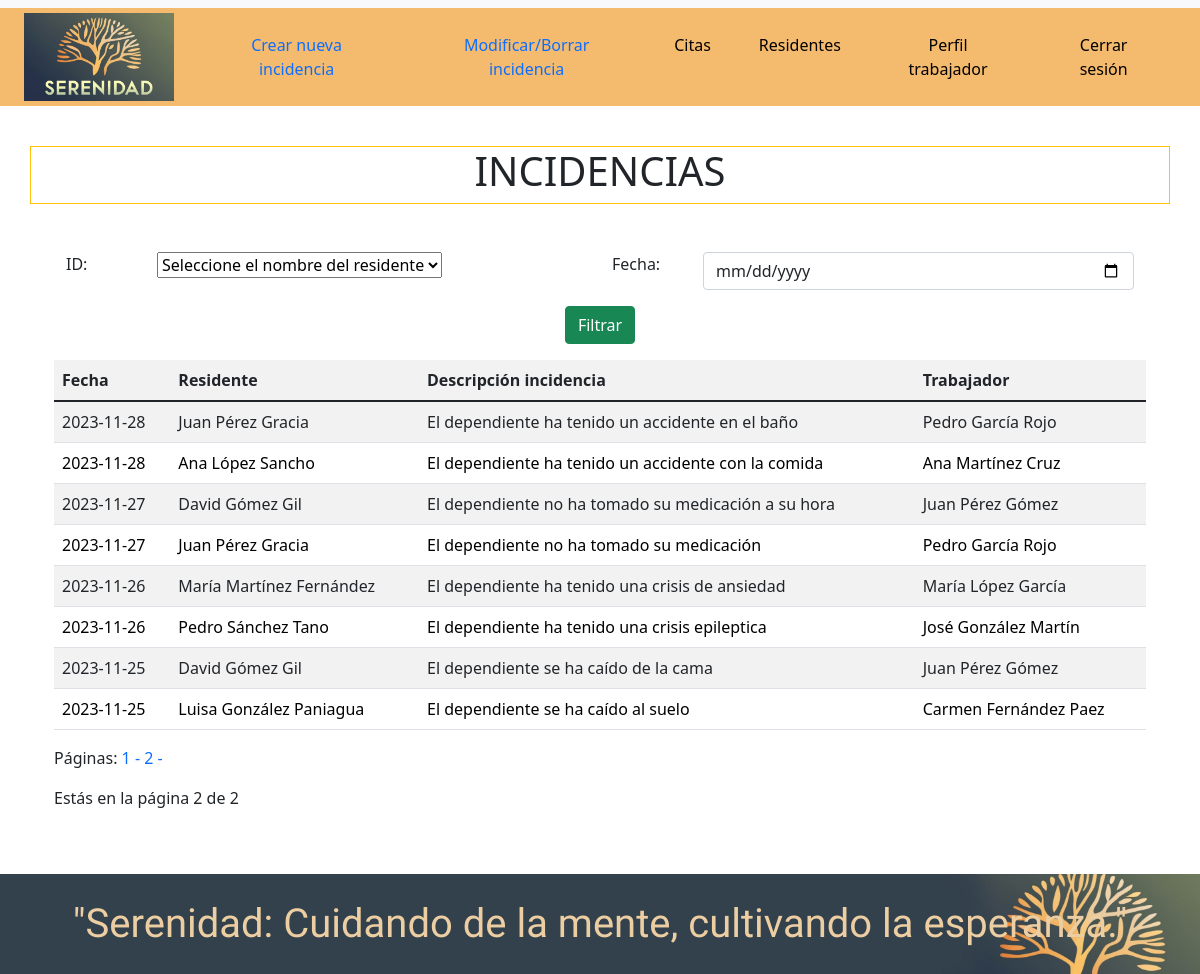
/incidencias.php?pagina=2 (signed in), run on the app's committed database.
### tables this page shows
CREATE TABLE IF NOT EXISTS INCIDENCIAS(
id_incidencia INT AUTO_INCREMENT PRIMARY KEY,
fecha DATE NOT NULL,
descripcion TEXT NOT NULL,
id_trabajador INT,
id_dependiente INT,
CONSTRAINT INC_IDT_FK FOREIGN KEY (id_trabajador) REFERENCES TRABAJADORES (id_trabajador) ON DELETE SET NULL,
CONSTRAINT INC_IDD_FK FOREIGN KEY (id_dependiente) REFERENCES DEPENDIENTES (id_dependiente)  ON DELETE SET NULL
);

### incidencias.php (the view, shortened to what this page needs)
<?php
require_once('common/DB.php');
?>
<!DOCTYPE html>
<html lang="en">
<head>
    <link href="https://cdn.jsdelivr.net/npm/bootstrap@5.3.2/dist/css/bootstrap.min.css" rel="stylesheet"
>
    <link rel="stylesheet" href="/css/estilo.css">
</head>
<body>
<nav class="navbar navbar-expand-lg bg-body-tertiary mb-5">
    <div class="container-fluid navbarSerenidad">
        <a class="navbar-brand" href="#"><img src="/img/ideogram2.jpg" alt="" class="logo"></a>
        <div class="collapse navbar-collapse" id="navbarSupportedContent">
            <ul class="navbar-nav nav-fill me-auto mb-2 mb-lg-0">
                <li class="nav-item mx-3">
                    <a class="nav-link" href="incidencia/crearIncidencia.php">Crear nueva incidencia</a>
                </li>
                <li class="nav-item mx-3">
                    <a class="nav-link" href="incidencia/modificarIncidencia.php">Modificar/Borrar incidencia</a>
                </li>
                <li class="nav-item mx-3">
                    <a class="nav-link active" href="citas.php">Citas</a>
                </li>
                <li class="nav-item mx-3">
                    <a class="nav-link active" href="persona_dependiente.php">Residentes</a>
                </li>
                <li class="nav-item mx-3">
                    <a class="nav-link active" href="perfil.php">Perfil trabajador</a>
                </li>
                <li class="nav-item mx-3">
                    <a class="nav-link active" href="logoff.php">Cerrar sesión</a>
                </li>
            </ul>
        </div>
    </div>
</nav>
<main>
    <div class="container text-center my-5 border border-warning">
        <h1>INCIDENCIAS</h1>
    </div>
    <form action="incidencias.php" method="post" class="container">
        <div id="selectId" class="row m-auto justify-content-center">
            <div class="col-md-1">
                <label for="id">ID:</label>
            </div>
            <div class="col-md-5">
                <select id="id_dependiente" name="id_dependiente" class="form_control">
                    <option selected disabled>Seleccione el nombre del residente</option>
                </select>
            </div>
            <div class="col-md-1">
                <label for="fecha">Fecha:</label>
            </div>
            <div class="col-md-5">
                <input type="date" name="fecha" id="fecha" class="form-control">
            </div>
        </div>
        <div class="row">
            <div class="col-md-12 text-center my-3">
                <input type="submit" name="filtrar" value="Filtrar" class="btn btn-success">
            </div>
        </div>
    </form>
    <div id="tablaIncidencias" class="container">
        <?php
        if (isset($_POST['filtrar']))
            echo filtro();
        else
            echo DB::paginacionIncidencias(null, null);
        ?>
    </div>
</main>
<?php include "common/footer.php"; ?>
</body>
</html>

### common/DB.php (shortened to what this page needs)
<!doctype html>
<html lang="en">
<head>
    <link href="https://cdn.jsdelivr.net/npm/bootstrap@5.1.3/dist/css/bootstrap.min.css" rel="stylesheet"
>
</head>
<?php
class DB
{
    protected static function getConnection()
    {
        try {
            $opc = array(PDO::MYSQL_ATTR_INIT_COMMAND => "SET NAMES utf8");
            $dsn = "mysql:host=localhost;dbname=serenidad";
            $usuario = 'root';
            $contrasena = 'root';
            $connection = new PDO($dsn, $usuario, $contrasena, $opc);
        } catch (Exception $error) {
            echo($error->getMessage());
        }
        return $connection;
    }
    public static function paginacionIncidencias($id, $fecha)
    {
        try {
            $conexion = self::getConnection();
            $filas_por_pagina = 10;
            $pagina_actual = isset($_GET['pagina']) ? $_GET['pagina'] : 1;
            $offset = ($pagina_actual - 1) * $filas_por_pagina;
            $sql = "SELECT INCIDENCIAS.descripcion, INCIDENCIAS.fecha, CONCAT(TRABAJADOR.nombre, ' ' ,TRABAJADOR.apellidos) AS nombre_trabajador, CONCAT(DEPENDIENTE.nombre, ' ', DEPENDIENTE.apellidos) AS nombre_dependiente
    FROM INCIDENCIAS
    LEFT JOIN
    TRABAJADORES ON INCIDENCIAS.id_trabajador = TRABAJADORES.id_trabajador
    LEFT JOIN
    PERSONAS AS TRABAJADOR ON TRABAJADORES.dni_trabajador = TRABAJADOR.dni_persona
    JOIN
    DEPENDIENTES ON INCIDENCIAS.id_dependiente = DEPENDIENTES.id_dependiente
    JOIN
    PERSONAS AS DEPENDIENTE ON DEPENDIENTES.dni_dependiente = DEPENDIENTE.dni_persona WHERE 1 ";
            if (isset($fecha)) {
                $sql .= "AND incidencias.fecha >= :fecha ";
                $sql .= "ORDER BY incidencias.fecha ASC ";
            } elseif (!isset($fecha)) {
                $sql .= "ORDER BY incidencias.fecha DESC ";
            }
            $sql .= "LIMIT :offset, :filas_por_pagina";
            $stmt = $conexion->prepare($sql);
            $stmt->bindParam(':offset', $offset, PDO::PARAM_INT);
            $stmt->bindParam(':filas_por_pagina', $filas_por_pagina, PDO::PARAM_INT);
            $stmt->execute();
            $stmt_total = $conexion->prepare("SELECT COUNT(*) AS total FROM incidencias");
            $stmt_total->execute();
            $total_filas = $stmt_total->fetchColumn();
            $total_paginas = ceil($total_filas / $filas_por_pagina);
            echo "<table class='table table-striped table-hover caption-top'>
        <tr>
            <th>Fecha</th>
            <th>Residente</th>
            <th>Descripción incidencia</th>
            <th>Trabajador</th>
            <tbody></tbody>
        </tr>";
            while ($row = $stmt->fetch()) {
                echo
                    "<tr>
            <td>" . $row['fecha'] . "</td>
            <td>" . $row['nombre_dependiente'] . "</td>
            <td>" . $row['descripcion'] . "</td>
            <td>" . $row['nombre_trabajador'] . "</td>
            </tr>";
            }
            echo "</table>";
            echo "<p>Páginas: ";
            for ($i = 1; $i <= $total_paginas; $i++) {
                echo "<a href='incidencias.php?pagina=$i'>$i - </a>";
            }
            echo "</p>";
            echo "<p>Estás en la página $pagina_actual de $total_paginas</p>";
        } catch (PDOException $e) {
            echo "Error: " . $e->getMessage();
        }
    }
}

### css/estilo.css (style rules this page uses)
a { text-decoration: none; }
ul { list-style: none; }
.logo { width: 150px; }
.navbarSerenidad { background-color:#f4bb6e; margin-bottom: -1rem; }

### data on the page
incidencias: fecha "2023-11-28", nombre_dependiente "Juan Pérez Gracia", descripcion "El dependiente ha tenido un accidente en el baño", nombre_trabajador "Pedro García Rojo"
incidencias: fecha "2023-11-28", nombre_dependiente "Ana López Sancho", descripcion "El dependiente ha tenido un accidente con la comida", nombre_trabajador "Ana Martínez Cruz"
incidencias: fecha "2023-11-27", nombre_dependiente "David Gómez Gil", descripcion "El dependiente no ha tomado su medicación a su hora", nombre_trabajador "Juan Pérez Gómez"
incidencias: fecha "2023-11-27", nombre_dependiente "Juan Pérez Gracia", descripcion "El dependiente no ha tomado su medicación", nombre_trabajador "Pedro García Rojo"
incidencias: fecha "2023-11-26", nombre_dependiente "María Martínez Fernández", descripcion "El dependiente ha tenido una crisis de ansiedad", nombre_trabajador "María López García"
incidencias: fecha "2023-11-26", nombre_dependiente "Pedro Sánchez Tano", descripcion "El dependiente ha tenido una crisis epileptica", nombre_trabajador "José González Martín"
incidencias: fecha "2023-11-25", nombre_dependiente "David Gómez Gil", descripcion "El dependiente se ha caído de la cama", nombre_trabajador "Juan Pérez Gómez"
incidencias: fecha "2023-11-25", nombre_dependiente "Luisa González Paniagua", descripcion "El dependiente se ha caído al suelo", nombre_trabajador "Carmen Fernández Paez"

### other printed values
$pagina_actual "2"
$total_paginas "2"
